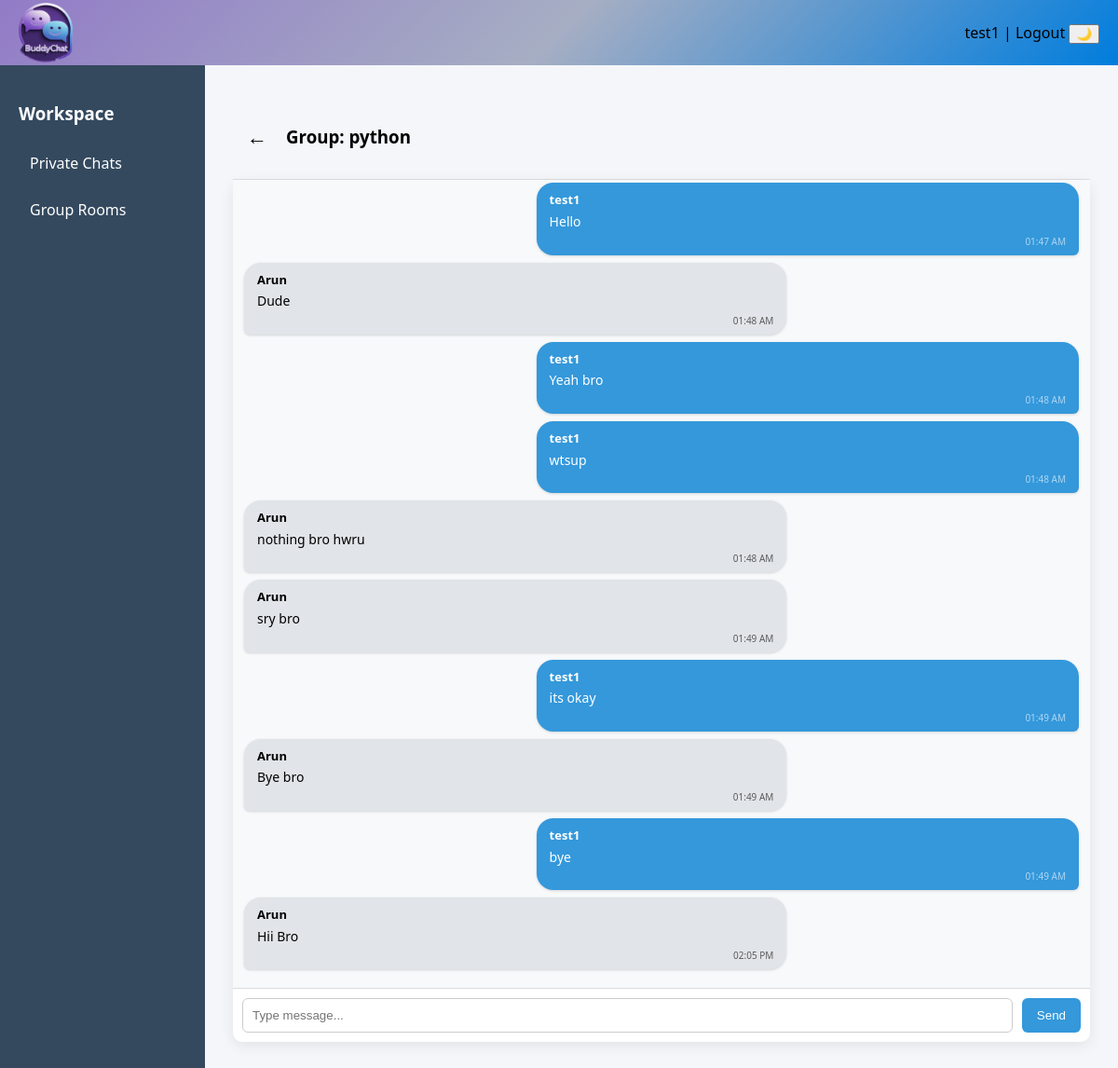
/chat/python/ (signed in), run on the app's committed database.
### myapp/models.py (models this page shows, shortened)
class Room(models.Model):
    name = models.CharField(max_length=50,unique=True)
    created_by = models.ForeignKey(User, on_delete=models.CASCADE, null=True, blank=True)
    members = models.ManyToManyField(User, related_name="joined_rooms", blank=True)
    created_at = models.DateTimeField(auto_now_add=True)

class Message(models.Model):
    user = models.ForeignKey(User,on_delete=models.CASCADE)
    room = models.ForeignKey(Room,on_delete=models.CASCADE,related_name="messages")
    content = models.TextField()
    timestamp = models.DateTimeField(auto_now_add=True)

### myapp/views.py (the view, shortened to what this page needs)
# urls.py: path('chat/<str:room_name>/',views.room,name='chat_room'),
@login_required
def room(request, room_name):
    room = get_object_or_404(Room, name=room_name)
    messages = room.messages.order_by('timestamp')[:50]
    return render(
        request,
        'chat_room.html',
        {
            'room_name': room_name,
            'messages': messages
        }
    )

### myapp/templates/chat_room.html (shortened to what this page needs)
{% extends "base.html" %}
{% block content %}
<div class="chat-header">
    {% if room_name|slice:":8" == "private_" %}
        <a href="{% url 'user_list' %}" class="back-btn">←</a>
        <h3>Private Chat</h3>
    {% else %}
        <a href="{% url 'rooms' %}" class="back-btn">←</a>
        <h3>Group: {{ room_name }}</h3>
    {% endif %}
</div>
<div class="chat-container">
    <div id="chat-box" class="chat-box">
        {% for message in messages %}
        <div class="{% if message.user == request.user %}message sent{% else %}message received{% endif %}">
            <strong>{{ message.user.username }}</strong>
            <div class="message-text">
                {{ message.content }}
            </div>
            <div class="timestamp">
                {{ message.timestamp|date:"h:i A" }}
            </div>
        </div>
        {% endfor %}
    </div>
    <div class="chat-input">
        <input type="text" id="message-input" placeholder="Type message...">
        <button onclick="sendMessage()">Send</button>
    </div>
</div>
{% endblock %}

### myapp/templates/base.html (shortened to what this page needs)
{% load static %}
<!DOCTYPE html>
<html>
<head>
    <link rel="stylesheet" href="{% static 'myapp/style.css' %}">
</head>
<body>
<div class="top-header">
    <div class="app-title">
    <img src="{% static 'myapp/images/buddychat-logo.png' %}"
         alt="BuddyChat"
         class="app-logo">
</div>
    <div class="user-actions">
        {{ request.user.username }} |
        <a href="{% url 'logout' %}" class="logout-link">Logout</a>
        <button id="theme-toggle">🌙</button>
    </div>
</div>
<div class="layout">
    <div class="sidebar">
        <h3>Workspace</h3>
        <a href="{% url 'user_list' %}">Private Chats</a>
        <a href="{% url 'rooms' %}">Group Rooms</a>
    </div>
    <div class="content">
        {% block content %}{% endblock %}
    </div>
</div>
</body>
</html>

### myapp/static/myapp/style.css (style rules this page uses)
* { box-sizing:border-box; }
a { text-decoration:none; color:inherit; }
body { margin:0; font-family:'Segoe UI',Tahoma,Geneva,Verdana,sans-serif; background:#eef2f7; }
.app-title { display:flex; align-items:center; height:100%; }
.app-logo { height:65px; max-height:65px; width:auto; object-fit:contain; }
.top-header { height:70px; background: linear-gradient(135deg,#927bc7,#a6aec3,#007ddd); display:flex; align-items:center; justify-content:space-between; padding:0 20px; }
.app-title { font-size:20px; font-weight:600; }
.user-actions { color:black; font-weight:500; }
.logout-link { color:black; }
.layout { display:flex; min-height:calc(100vh - 60px); }
.sidebar { width:220px; background:#34495e; color:white; padding:20px; }
.sidebar h3 { margin-bottom:20px; }
.sidebar a { display:block; padding:10px 12px; border-radius:6px; margin-bottom:8px; transition:0.2s; }
.content { flex:1; padding:30px; background:#f4f6f9; }
.chat-container { background:white; border-radius:10px; display:flex; flex-direction:column; height:75vh; box-shadow:0 4px 15px rgba(0,0,0,0.08); }
.chat-header { padding:15px; border-bottom:1px solid #ddd; font-weight:600; }
.chat-box { flex:1; padding:12px; overflow-y:auto; background:#f7f9fb; }
.message { padding:8px 14px; margin-bottom:8px; border-radius:18px; max-width:65%; font-size:14px; line-height:1.4; word-wrap:break-word; box-shadow:0 1px 3px rgba(0,0,0,0.15); }
.message strong { font-size:13px; }
.message-text { margin-top:6px; }
.message div { margin-top:4px; }
.sent { background:#3498db; color:white; margin-left:auto; border-bottom-right-radius:6px; }
.received { background:#e1e4e8; color:black; margin-right:auto; border-bottom-left-radius:6px; }
.back-btn { font-size:22px; font-weight:bold; margin-right:10px; cursor:pointer; }
.chat-header { display:flex; align-items:center; gap:10px; }
.timestamp { font-size:10px; opacity:0.6; margin-top:4px; text-align:right; }
.chat-input { display:flex; padding:10px; border-top:1px solid #ddd; }
.chat-input input { flex:1; padding:10px; border-radius:6px; border:1px solid #ccc; }
.chat-input button { margin-left:10px; padding:10px 16px; border:none; border-radius:6px; background:#3498db; color:white; cursor:pointer; }

### data on the page
Room: name "python"
Message: user.username "test1", content "Hello", timestamp "01:47 AM"
Message: user.username "Arun", content "Dude", timestamp "01:48 AM"
Message: user.username "test1", content "Yeah bro", timestamp "01:48 AM"
Message: user.username "test1", content "wtsup", timestamp "01:48 AM"
Message: user.username "Arun", content "nothing bro hwru", timestamp "01:48 AM"
Message: user.username "Arun", content "sry bro", timestamp "01:49 AM"
Message: user.username "test1", content "its okay", timestamp "01:49 AM"
Message: user.username "Arun", content "Bye bro", timestamp "01:49 AM"
Message: user.username "test1", content "bye", timestamp "01:49 AM"
Message: user.username "Arun", content "Hii Bro", timestamp "02:05 PM"

### other printed values
{{ request.user.username }} "test1"
